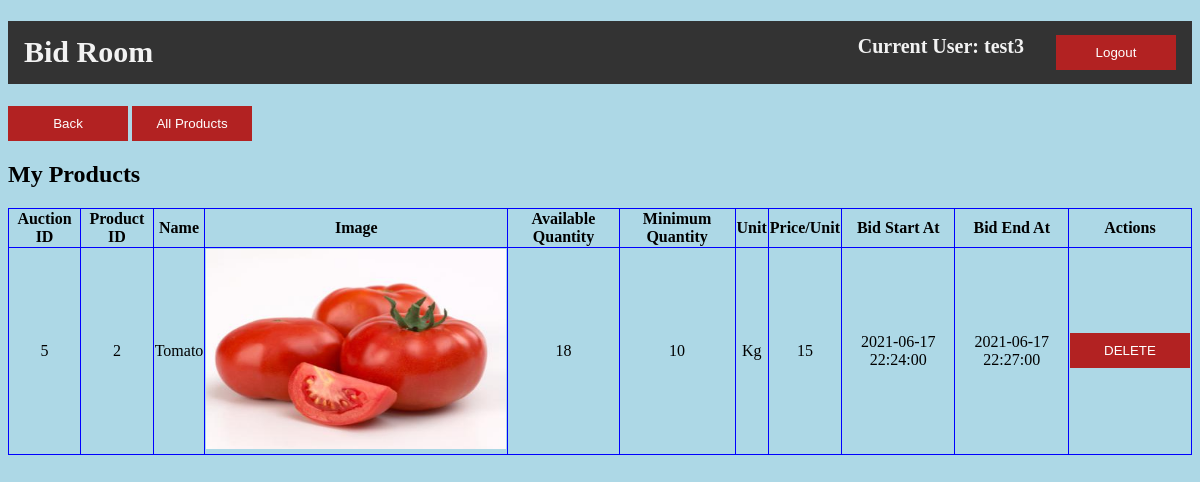
/Rajeet1/bid_room.php (signed in), run on the app's committed database.
### tables this page shows
CREATE TABLE `Bid_room` (
  `auction_id` int(10) NOT NULL,
  `totalQuantity` int(10) NOT NULL,
  `lowest_bidQuantity` int(10) NOT NULL,
  `lowestPrice_perUnit` int(10) NOT NULL,
  `bid_start` datetime NOT NULL,
  `bid_end` datetime NOT NULL,
  `Productp_id` int(10) NOT NULL
);

CREATE TABLE `Product` (
  `p_id` int(10) NOT NULL,
  `productName` varchar(25) NOT NULL,
  `productImage` varchar(255) NOT NULL,
  `Quantity` int(10) NOT NULL,
  `Price_perUnit` int(10) NOT NULL,
  `Unit` varchar(10) NOT NULL,
  `Added_date` datetime NOT NULL,
  `farmerf_username` varchar(25) NOT NULL,
  `AvailableQuantity` int(10) NOT NULL
);

### Rajeet1/bid_room.php (the view, shortened to what this page needs)
<?php
    if(isset($_SESSION['f_username']) && !empty($_SESSION['f_username'])){
      ?>
      <!DOCTYPE html>
      <html>
          <head>
          </head>
          <body>
            <h1 class="header">
              <left class="active">Bid Room</left>
              <right><input type="button" id="button" value="Logout" onclick="logout();"></right>
              <right>Current User: <?php echo $_SESSION['f_username'];?></right>
            </h1>
            <input type="button" id="button" value="Back" onclick="back();">
            <input type="button" id="button" value="All Products" onclick="bidRoom_All();">
            <div>
              <h2>My Products</h2>
              <table id="p_table">
                <thead>
                  <tr>
                    <th>Auction ID</th>
                    <th>Product ID</th>
                    <th>Name</th>
                    <th>Image</th>
                    <th>Available Quantity</th>
                    <th>Minimum Quantity</th>
                    <th>Unit</th>
                    <th>Price/Unit</th>
                    <th>Bid Start At</th>
                    <th>Bid End At</th>
                    <th>Actions</th>
                  </tr>
                  <?php
                  try{
                    $conn=new PDO("mysql:host=localhost:3306;dbname=localemarket;", "root", "");
                    $conn->setAttribute(PDO::ATTR_ERRMODE, PDO::ERRMODE_EXCEPTION);
                    $sqlquary="SELECT* FROM product AS pro JOIN bid_room AS bid ON pro.p_id = bid.Productp_id WHERE farmerf_username = '$_SESSION[f_username]'";
                    $pdo_obj=$conn->query($sqlquary);
                    $table_data=$pdo_obj->fetchAll();
                    if($pdo_obj->rowCount() == 0){
                      ?>
                      <tr>
                        <td colspan="11">No Data</td>
                      </tr>
                      <?php
                    }
                    else{
                      foreach ($table_data as $row) {
                        ?>
                        <tr>
                          <td><?php echo $row['auction_id'] ?></td>
                          <td><?php echo $row['p_id'] ?></td>
                          <td><?php echo $row['productName'] ?></td>
                          <td><img src="<?php echo $row['productImage'] ?>" width="300" height="200" </td>
                          <td><?php echo $row['totalQuantity'] ?></td>
                          <td><?php echo $row['lowest_bidQuantity'] ?></td>
                          <td><?php echo $row['Unit'] ?></td>
                          <td><?php echo $row['lowestPrice_perUnit'] ?></td>
                          <td><?php echo $row['bid_start'] ?></td>
                          <td><?php echo $row['bid_end'] ?></td>
                          <td>
                            <input type="button" id="button" value="DELETE" onclick="delete_data(<?php echo $row['auction_id'] ?>);">
                          </td>
                        </tr>
                        <?php
                      }
                    }
                  }
                  catch(PDOExeption $e){
                    ?>
                    <tr>
                      <td colspan="11">No Data</td>
                    </tr>
                    <?php
                  }
                   ?>
                </thead>
              </table>
            </div>
          </body>
      </html>
      <?php
    }
    else{
        ?>
        <script>location.assign("s_login.php");</script>
        <?php
    }
?>

### Rajeet1/bid_room.php (style rules this page uses)
body { background-color: lightblue; }
#button { padding: 10px; width: 120px; color: white; background-color: FireBrick; border: none; }
#p_table { width: 100%; border: 1px solid blue; border-collapse: collapse; }
#p_table th, #p_table td { border: 1px solid blue; border-collapse: collapse; text-align: center; }
.header { background-color: #333; overflow: hidden; }
.header left { float: left; color: #f2f2f2; text-align: center; padding: 14px 16px; text-decoration: none; font-size: 30px; }
.header right { float: right; color: #f2f2f2; text-align: center; padding: 14px 16px; text-decoration: none; font-size: 20px; }

### data on the page
bid_room: auction_id "5", Productp.p_id "2", Productp.productName "Tomato", Productp.productImage (picture), totalQuantity "18", lowest_bidQuantity "10", Productp.Unit "Kg", lowestPrice_perUnit "15", bid_start "2021-06-17 22:24:00", bid_end "2021-06-17 22:27:00"

### other printed values
$_SESSION['f_username'] "test3"
